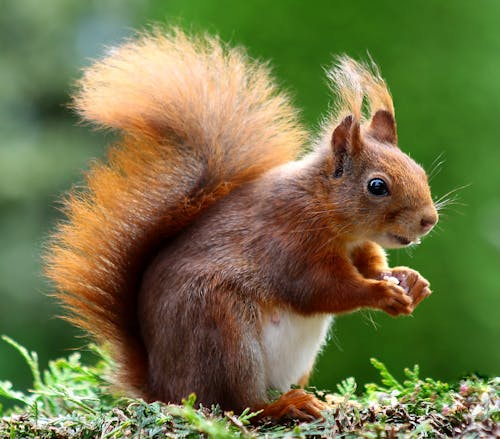
#> input picture Set-3/Question6/sample.jpg, 500 x 439 px
$ jupyter execute Question6.ipynb
#> lines starting #> are read from the running program, lines starting #| are printed output that depends on the picture; after the words box and inside, x2 and y2 are one past the last pixel; in counts of white or black regions, pixels touching at a corner belong together
[cell 1]
import cv2
import numpy as np
import matplotlib.pyplot as plt

[cell 2]
# Read and preprocess
img = cv2.imread("sample.jpg")
#> img is the input picture: shape (439, 500, 3); mean B, G, R 70.1, 115.5, 114.4
gray = cv2.cvtColor(img, cv2.COLOR_BGR2GRAY)
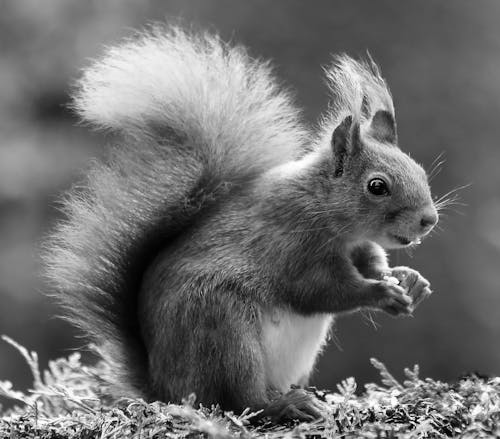
#> gray: shape (439, 500); min 0, max 255, mean 110

[cell 3]
# Add synthetic blobs
output = gray.copy()
h, w = gray.shape
#> h = 439; w = 500
for _ in range(10):
    x, y = np.random.randint(20, w-20), np.random.randint(20, h-20)
    cv2.circle(output, (x, y), 10, 255, -1)
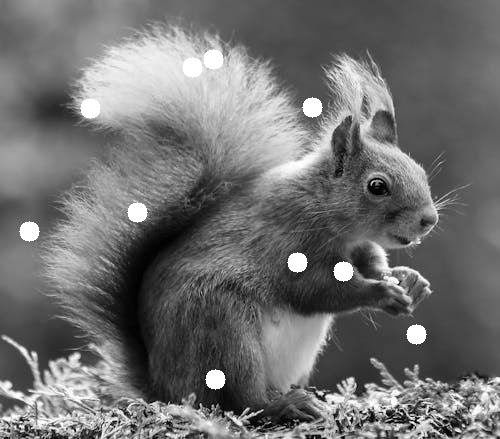
#> output: shape (439, 500); 1.44% of pixels changed, all inside (x1, y1, x2, y2) = (19, 49, 427, 390)

[cell 4]
# Threshold
_, thresh = cv2.threshold(output, 128, 255, cv2.THRESH_BINARY)
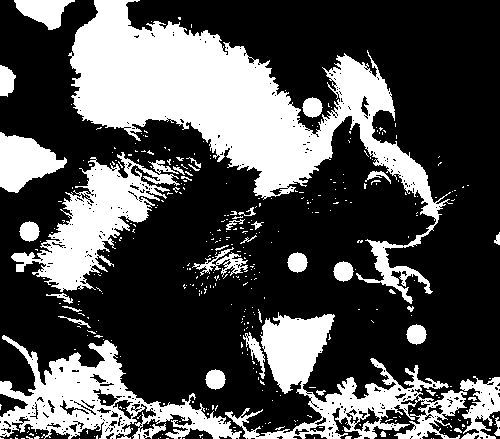
#> thresh: shape (439, 500); 31.6% white; 385 white regions (346 under 20 px), largest, box (x1, y1, x2, y2) and area: (68, 0, 453, 304) 32204, (225, 312, 467, 439) 9488, (0, 335, 242, 439) 9316

[cell 5]
# Find connected components with stats
num_labels, labels, stats, _ = cv2.connectedComponentsWithStats(thresh)
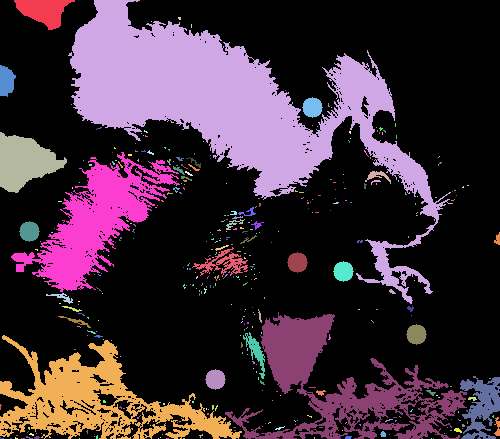
#> labels: shape (439, 500) int32; 386 distinct labels, from 0 to 385; one colour per label, 0 black
#> num_labels = 386; stats = 386 rows, first 6: [0, 0, 500, 439, 150138], [14, 0, 61, 30, 1041], [68, 0, 385, 304, 32204], [178, 17, 3, 3, 8], [151, 21, 1, 1, 1], [191, 24, 1, 4, 4]

[cell 6]
# Filter out small regions (noise)
min_area = 100  # only keep blobs larger than this
blob_count = np.sum(stats[1:, cv2.CC_STAT_AREA] > min_area)
#> blob_count = 17

[cell 7]
# Display
plt.figure(figsize=(12, 4))
plt.subplot(1, 3, 1), plt.imshow(cv2.cvtColor(img, cv2.COLOR_BGR2RGB)), plt.title("Original RGB Image"), plt.axis("off")
plt.subplot(1, 3, 2), plt.imshow(output, cmap="gray"), plt.title("Image with Synthetic Blobs"), plt.axis("off")
plt.subplot(1, 3, 3), plt.imshow(thresh, cmap="gray"), plt.title(f"Segmented Blobs - {blob_count} blobs"), plt.axis("off")
plt.tight_layout()
plt.show()
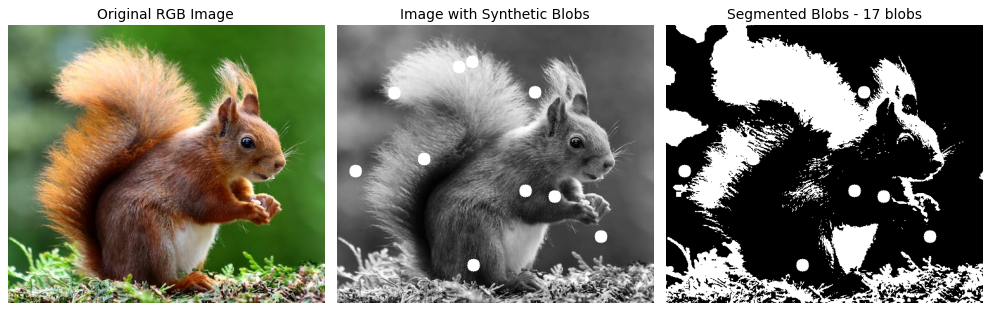
#> figure drawn by matplotlib, 3 panels
